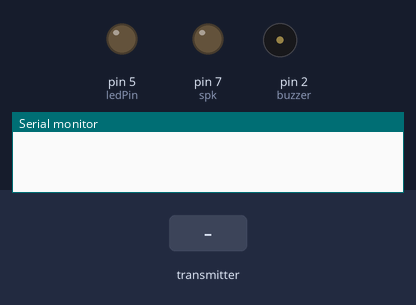
Recording of a sketch running on a simulated Arduino Uno, built with avr-gcc and run on an emulated ATmega328P. Parts: output pins drawn as LEDs (lit = HIGH), buzzer (waves = sounding, pin HIGH), the last lines printed to the serial monitor. The inputs (shaded band) are chosen by the test bench. No radio packets arrive unless stated.

Above: at 1.2 s.
1.3 s: the transmitter starts sending payload = 256
At 2.5 s:
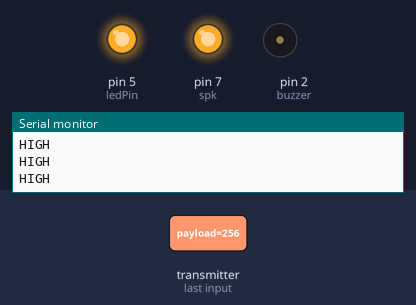
2.8 s: the transmitter starts sending payload = 0
At 3.7 s:
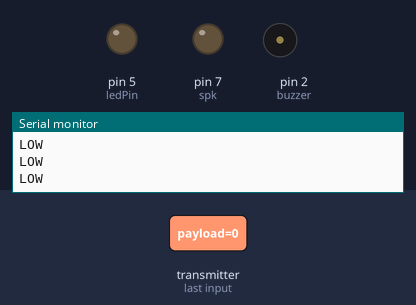
4.7 s: the transmitter starts sending payload = 512
At 5.2 s:
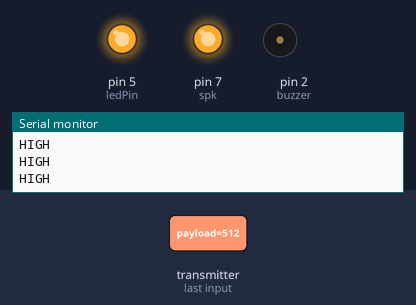
Timing chart, 0 to 7.7 s (numbered marks = the images above; inputs shaded):
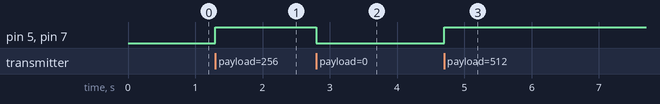

The sketch:

test_recei.ino
```cpp
#include <SPI.h>
#include <nRF24L01.h>
#include <RF24.h>

RF24 radio(3,4);
const int ledPin =  5;
const int spk =  7;
const int buzzer = 2;
const byte address[6] = "00001";
unsigned long lastMills = 0;
const long interval = 20;

void setup() {
  Serial.begin(115200);
  // put your setup code here, to run once:
    pinMode(ledPin, OUTPUT);
    pinMode(spk, OUTPUT);
  pinMode(buzzer, OUTPUT);
  radio.begin();
  radio.openReadingPipe(0,address);
  radio.setPALevel(RF24_PA_MAX);
  radio.setDataRate(RF24_250KBPS);
  radio.startListening();
  lastMills = millis();
}

void loop() {
  int payload = 0;


  if (radio.available()) {
    radio.read(&payload, sizeof(payload));

      if (payload == 0) {
         unsigned long current = millis();
         if (current - lastMills >= interval) {
            lastMills = current;
            digitalWrite(ledPin, LOW);
            digitalWrite(spk, LOW);
            Serial.println("LOW");
         }
      } else {
        unsigned long current = millis();
        lastMills = current;
        digitalWrite(ledPin, HIGH);
        digitalWrite(spk, HIGH);
        Serial.println("HIGH");
      }

  }
}
```

Measured:
- after the input at 1.3 s, pin 5 (ledPin), pin 7 (spk): LOW → HIGH at once
- after the input at 2.8 s, pin 5 (ledPin), pin 7 (spk): HIGH → LOW at once
- after the input at 4.7 s, pin 5 (ledPin), pin 7 (spk): LOW → HIGH at once
